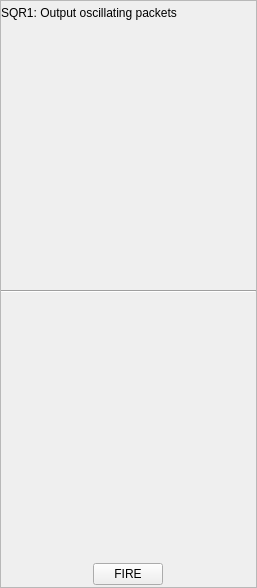
<?xml version="1.0" encoding="UTF-8"?>
<ui version="4.0">
 <class>MainWindow</class>
 <widget class="QMainWindow" name="MainWindow">
  <property name="geometry">
   <rect>
    <x>0</x>
    <y>0</y>
    <width>257</width>
    <height>588</height>
   </rect>
  </property>
  <property name="windowTitle">
   <string>MainWindow</string>
  </property>
  <widget class="QWidget" name="centralwidget">
   <layout class="QVBoxLayout" name="verticalLayout">
    <property name="margin">
     <number>0</number>
    </property>
    <item>
     <widget class="QFrame" name="frame_7">
      <property name="sizePolicy">
       <sizepolicy hsizetype="Preferred" vsizetype="Preferred">
        <horstretch>0</horstretch>
        <verstretch>0</verstretch>
       </sizepolicy>
      </property>
      <property name="maximumSize">
       <size>
        <width>650</width>
        <height>16777215</height>
       </size>
      </property>
      <property name="frameShape">
       <enum>QFrame::StyledPanel</enum>
      </property>
      <property name="frameShadow">
       <enum>QFrame::Raised</enum>
      </property>
      <property name="class" stdset="0">
       <string>PeripheralCollection</string>
      </property>
      <layout class="QVBoxLayout" name="verticalLayout_5">
       <property name="spacing">
        <number>3</number>
       </property>
       <property name="leftMargin">
        <number>0</number>
       </property>
       <property name="topMargin">
        <number>5</number>
       </property>
       <property name="rightMargin">
        <number>0</number>
       </property>
       <property name="bottomMargin">
        <number>2</number>
       </property>
       <item>
        <widget class="QLabel" name="label_4">
         <property name="sizePolicy">
          <sizepolicy hsizetype="Preferred" vsizetype="Maximum">
           <horstretch>0</horstretch>
           <verstretch>0</verstretch>
          </sizepolicy>
         </property>
         <property name="text">
          <string>SQR1: Output oscillating packets</string>
         </property>
        </widget>
       </item>
       <item>
        <widget class="QFrame" name="Frame_4">
         <property name="sizePolicy">
          <sizepolicy hsizetype="Preferred" vsizetype="MinimumExpanding">
           <horstretch>0</horstretch>
           <verstretch>0</verstretch>
          </sizepolicy>
         </property>
         <property name="PeripheralCollectionInner" stdset="0">
          <string/>
         </property>
         <property name="class" stdset="0">
          <string>PeripheralCollectionInner</string>
         </property>
         <layout class="QGridLayout" name="gridLayout_4">
          <property name="sizeConstraint">
           <enum>QLayout::SetNoConstraint</enum>
          </property>
          <property name="margin">
           <number>0</number>
          </property>
          <property name="spacing">
           <number>0</number>
          </property>
          <item row="0" column="0" colspan="2">
           <widget class="Line" name="line">
            <property name="orientation">
             <enum>Qt::Horizontal</enum>
            </property>
           </widget>
          </item>
          <item row="1" column="0" colspan="2">
           <layout class="QVBoxLayout" name="tableLayout"/>
          </item>
         </layout>
        </widget>
       </item>
       <item>
        <layout class="QHBoxLayout" name="widgetLayout">
         <item>
          <widget class="QPushButton" name="pushButton_8">
           <property name="sizePolicy">
            <sizepolicy hsizetype="Minimum" vsizetype="Preferred">
             <horstretch>0</horstretch>
             <verstretch>0</verstretch>
            </sizepolicy>
           </property>
           <property name="maximumSize">
            <size>
             <width>70</width>
             <height>16777215</height>
            </size>
           </property>
           <property name="text">
            <string>FIRE</string>
           </property>
          </widget>
         </item>
        </layout>
       </item>
      </layout>
     </widget>
    </item>
   </layout>
  </widget>
 </widget>
 <resources/>
 <connections>
  <connection>
   <sender>pushButton_8</sender>
   <signal>clicked()</signal>
   <receiver>MainWindow</receiver>
   <slot>fire()</slot>
   <hints>
    <hint type="sourcelabel">
     <x>138</x>
     <y>575</y>
    </hint>
    <hint type="destinationlabel">
     <x>207</x>
     <y>608</y>
    </hint>
   </hints>
  </connection>
 </connections>
 <slots>
  <slot>fire()</slot>
 </slots>
</ui>
